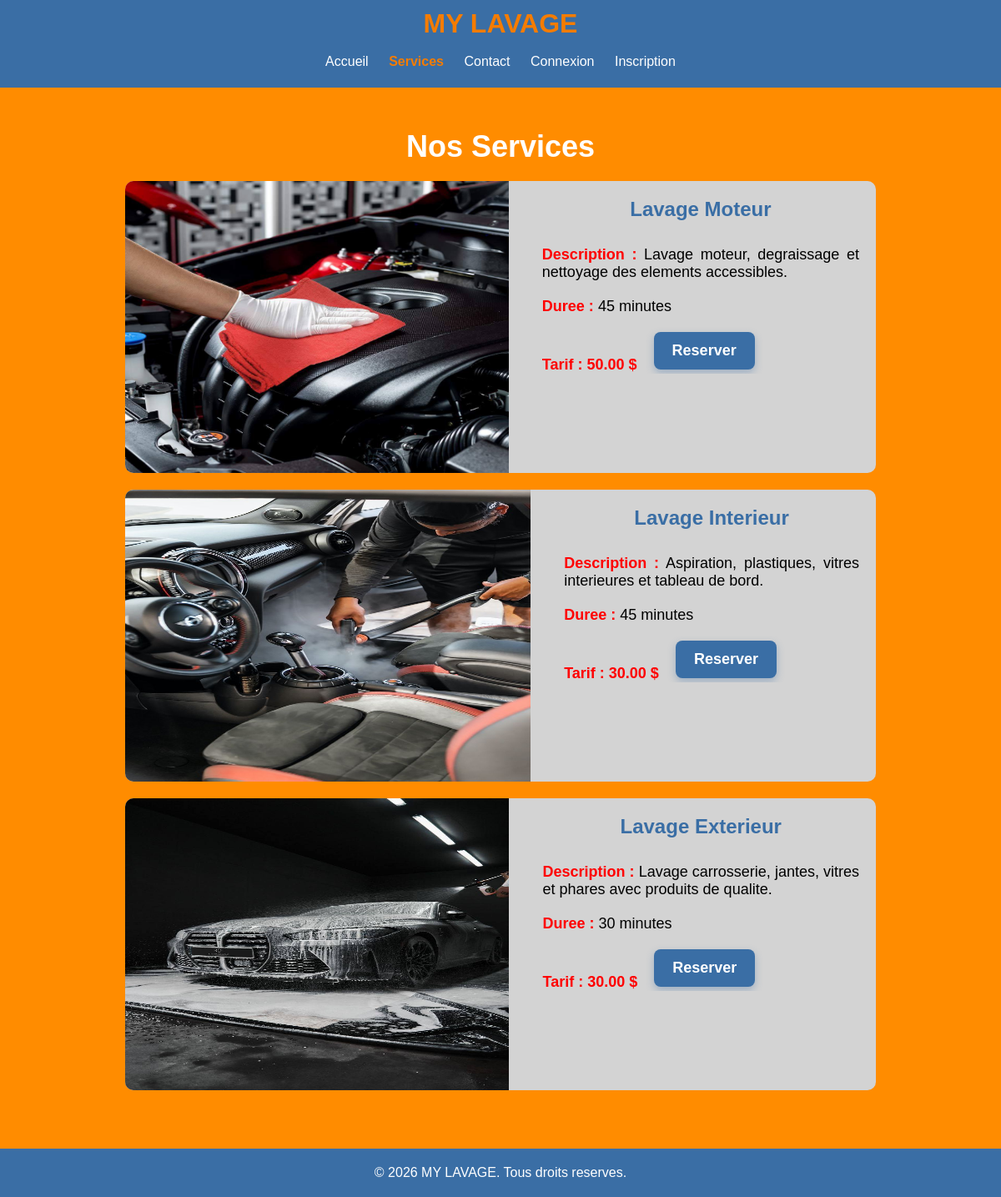
Screenshot of /pages/services.php with the database file from the repository.
### tables this page shows
CREATE TABLE service (
   id_service INT AUTO_INCREMENT,
   nom_service VARCHAR(50) NOT NULL,
   description VARCHAR(100) NOT NULL,
   prix DECIMAL(15,2) NOT NULL,
   duree INT NOT NULL,
   image_service VARCHAR(255),
   statut VARCHAR(50) NOT NULL DEFAULT 'activer',
   PRIMARY KEY (id_service)
);

### pages/services.php (the view, shortened to what this page needs)
<?php
$pageActive = 'services';
require_once __DIR__ . '/../config/database.php';
$requete = $bdd->prepare(
    'SELECT id_service, nom_service, description, prix, duree, image_service
     FROM service
     WHERE statut = :statut
     ORDER BY id_service DESC'
);
$requete->execute([
    'statut' => 'activer'
]);
$services = $requete->fetchAll();
require_once __DIR__ . '/../includes/header.php';
?>
    <main class="main-service">
        <h1 class="main-service-title">Nos Services</h1>
        <?php foreach ($services as $service): ?>
            <article>
                <div class="carte">
                    <div class="display-service">
                        <?php if (!empty($service['image_service'])): ?>
                            <img src="../assets/img/<?= htmlspecialchars($service['image_service']) ?>" class="carte-img" alt="">
                        <?php endif; ?>
                        <div class="carte-body">
                            <h2><?= htmlspecialchars($service['nom_service']) ?></h2>
                            <p>
                                <strong>Description :</strong>
                                <?= htmlspecialchars($service['description']) ?>
                            </p>
                            <p>
                                <strong>Duree :</strong>
                                <?= htmlspecialchars($service['duree']) ?> minutes
                            </p>
                            <p>
                                <strong>Tarif : <?= htmlspecialchars($service['prix']) ?> $</strong>
                                <a class="reservation-btn" href="./reservation.php?id_service=<?= htmlspecialchars($service['id_service']) ?>">Reserver</a>
                            </p>
                        </div>
                    </div>
                </div>
            </article>
        <?php endforeach; ?>
    </main>
<?php require_once __DIR__ . '/../includes/footer.php'; ?>

### includes/header.php (shortened to what this page needs)
<?php
$pageActive = $pageActive ?? '';
$isConnected = isset($_SESSION['id_utilisateur']);
?>
<!DOCTYPE html>
<html lang="fr">
<head>
    <link rel="stylesheet" href="/assets/css/style.css">
</head>
<body>
    <header class="header">
        <h1 class="header-title">MY LAVAGE</h1>
        <nav class="header-nav">
            <a href="/index.php" class="<?= $pageActive == 'accueil' ? 'active' : '' ?>">Accueil</a>
            <a href="/pages/services.php" class="<?= $pageActive == 'services' ? 'active' : '' ?>">Services</a>
            <a href="/pages/contact.php" class="<?= $pageActive == 'contact' ? 'active' : '' ?>">Contact</a>
            <?php if ($isConnected): ?>
                <?php if ($_SESSION['id_role'] == 2): ?>
                    <a href="/pages/admin.php" class="<?= $pageActive == 'admin' ? 'active' : '' ?>">Admin</a>
                <?php endif; ?>
                <a href="/pages/reservation.php" class="<?= $pageActive == 'reservation' ? 'active' : '' ?>">Mes reservations</a>
                <a href="/pages/deconnexion.php">Deconnecter</a>
            <?php else: ?>
                <a href="/pages/connexion.php" class="<?= $pageActive == 'connexion' ? 'active' : '' ?>">Connexion</a>
                <a href="/pages/inscription.php" class="<?= $pageActive == 'inscription' ? 'active' : '' ?>">Inscription</a>
            <?php endif; ?>
        </nav>
    </header>

### includes/footer.php
    <footer>
        <p>&copy; 2026 MY LAVAGE. Tous droits reserves.</p>
    </footer>
</body>
</html>

### assets/css/style.css (style rules this page uses)
* { margin: 0; padding: 0; font-family: Arial, Helvetica, sans-serif; overflow-x: hidden; }
body { background-color: #3A6EA5;; }
.header { background-color: #3A6EA5; color: white; padding: 10px; text-align: center; }
.header-title { color: #F57C00; padding-bottom: 10px; }
.header-nav a { display: inline-block; padding: 8px 10px; text-decoration: none; color: white; }
.header-nav a.active { color: #F57C00; font-weight: bold; }
.main-service { background-color: #FF8C00; color: white; text-align: center; padding: 50px 0; }
.main-service-title { font-size: 36px; margin-bottom: 20px; }
.carte { background-color: lightgray; margin-left: 150px; margin-right: 150px; height: 350px; border-radius: 10px; margin-bottom: 20px; }
.display-service { display: flex; gap: 20px; }
.carte-img { width: 800px; height: 350px; }
.carte-body { padding-left: 20px; padding-right: 20px; color: black; }
.carte-body h2 { padding-top: 20px; padding-bottom: 10px; color: #3A6EA5; font-size: 24px; }
.carte-body p { padding-top: 20px; font-size: 18px; text-align: justify; }
.carte-body a { text-decoration: none; color: #3A6EA5; }
.reservation-btn { display: inline-block; margin-left: 15px; padding: 12px 22px; border-radius: 8px; background-color: #3A6EA5; color: white !important; font-weight: bold; box-shadow: 0 4px 10px rgba(58, 110, 165, 0.35); transition: transform 0.2s ease, background-color 0.2s ease; }
strong { color: red; }
footer { background-color: #3A6EA5; color: white; text-align: center; padding: 20px; }

### rows the page displays
service: image_service (picture), nom_service "Lavage Moteur", description "Lavage moteur, degraissage et nettoyage des elements accessibles.", duree "45", prix "50.00"
service: image_service (picture), nom_service "Lavage Interieur", description "Aspiration, plastiques, vitres interieures et tableau de bord.", duree "45", prix "30.00"
service: image_service (picture), nom_service "Lavage Exterieur", description "Lavage carrosserie, jantes, vitres et phares avec produits de qualite.", duree "30", prix "30.00"
